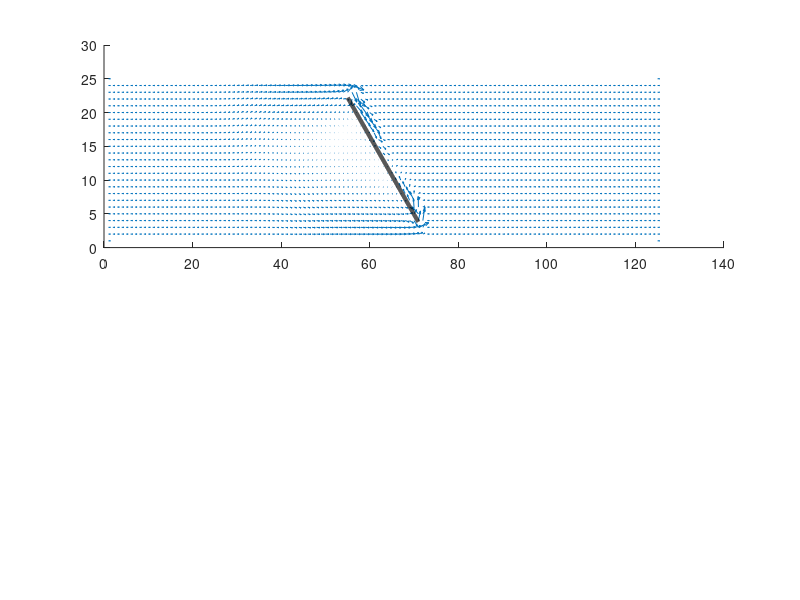

MATLAB code for this plot: (Note: this script raises an error after producing the figure.)
clear;

%set up all variables, will be inputted later
L = 1;
H = 0.2;
alpha = 50;
angle = alpha;
alpha = alpha*pi/180;
errorlim = 0.0001;
Pa = 100000;
rho = 1;

%set grid resolution x direction
deltax = 0.008;
deltay = deltax; 
Uinf = 50;

xdim = floor(L/deltax);
ydim = floor(H/deltay);

%determine location of valve
valveleft = L/2-H/2*cos(alpha);     %left most point of valve
valveright = L/2+H/2*cos(alpha);    %right most point of valve
valvelength = H*cos(alpha);         %total scalar project onto x axis

%create matrix with coordinates of valve, compatible with grid size
xvalve = linspace(valveleft,valveright,valvelength/deltax);
yvalve = H/2-tan(alpha).*(-L/2+xvalve);             %equation for line through midpoint of valve

%convert these coordinates to indices. expression ensures that no floating
%point rounding error occurs
xvalve = ceil((xdim-1).*xvalve./L + 1);
yvalve = ceil((ydim-1).*yvalve./H + 1);

%apply all boundary conditions
psimat = zeros(xdim,ydim);                          %create matrix, psi(x,0)=0
psimat(:,ydim) = Uinf * H;                          %psi(x,ymax)=U_inf*H
for j = 1:ydim
    psimat(1,j) = Uinf * H * (j-1) / (ydim-1);      %psi on right and left sides
    psimat(xdim,j) = psimat(1,j);                   %is constant gradient
    
    %for first approximation, assume psi is constant along x direction
    %i.e. if no valve was present
    for i = 1:xdim
        psimat(i,j) = psimat(1,j);
    end
      
end

%set psi equal to butterfly valve value
for ctr = 1:length(xvalve)
    psimat(xvalve(ctr),yvalve(ctr)) = Uinf * H/2;
end

errorval = 1;
ctr = 0;
while(errorval > errorlim && ctr < 50)
    newpsi = psimat;
    for i = 2:xdim-1
        for j = 2:ydim-1
            newpsi(i,j) = 1/4 * (psimat(i,j+1) + psimat(i,j-1) + psimat(i+1,j) + psimat(i+1,j));
        end
    end

    %set psi equal to butterfly valve value
    for x = 1:length(xvalve)
        newpsi(xvalve(x),yvalve(x)) = Uinf * H/2;
    end

    errormat = abs(psimat-newpsi);
    errorval = mean(errormat,'all');
    ctr = ctr+1;
    psimat = newpsi;
end

velocityx = zeros(xdim,ydim);
velocityy = zeros(xdim,ydim);

velocityx(1,:)=Uinf;
velocityx(xdim,:)=Uinf;
velocityy(1,:)=0;
velocityy(xdim,:)=0;
for i = 2:xdim-1
    for j = 2:ydim-1
        velocityx(i,j) = (1 / (2*deltax)) * (psimat(i,j+1)-psimat(i,j-1));
        velocityy(i,j) = -(1 / (2*deltay)) * (psimat(i+1,j)-psimat(i-1,j));
    end
end

velocity = sqrt(velocityx.^2 + velocityy.^2);
pressure = Pa + rho * Uinf^2/2 - rho.*velocity.^2/2;

figure();
subplot(2,1,1);
hold on;
matsize = size(velocityx);
q1 = quiver(velocityx',velocityy');
set(q1,'AutoScale','on', 'AutoScaleFactor', 2);

%modify arrays for butterfly valve to plot smoothly
xvalve = linspace(valveleft,valveright,1000);
yvalve = H/2-tan(alpha).*(-L/2+xvalve);
xvalve = (xdim-1).*xvalve./L + 1;
yvalve = (ydim-1).*yvalve./H + 1;

plot(xvalve,yvalve,'k','LineWidth',3);
yline(0,'k','LineWidth',10);
yline(matsize(2),'k','LineWidth',10);

%set title
titlestr = "Velocity Profile Through Channel with Butterfly Valve at ";
str1 = string(angle);
str2 = " degrees, length ";
str3 = string(L);
if(L==1)
    str4 = " meter, height ";
else
    str4 = " meters, height ";
end

if(H==1)
    str6 = " meter";
else
    str6 = " meters";
end
str5 = string(H);

str = strcat(titlestr,str1,str2,str3,str4,str5,str6);

%set axes size and labels
xlabel('x direction (m)')
ylabel('y direction(m)')
title(str);
xlim([-2 matsize(1)+1]);
ylim([-2 matsize(2)+1]);
xticks([0:matsize(1)/5:matsize(1)]);
yticks([0:matsize(2)/5:matsize(2)]);
xticklabels([0:L/5:L]);
yticklabels([0:H/5:H]);
axis equal

subplot(2,1,2);
hold on
[X,Y] = meshgrid(1:xdim,1:ydim);
startx = 1:2:xdim;
starty = ones(size(startx));
streamline(X,Y,velocityx',velocityy',starty,startx);
%set title
titlestr = "Streamlines of Flow Through Channel with Butterfly Valve at ";
str1 = string(angle);
str2 = " degrees, length ";
str3 = string(L);
if(L==1)
    str4 = " meter, height ";
else
    str4 = " meters, height ";
end

if(H==1)
    str6 = " meter";
else
    str6 = " meters";
end
str5 = string(H);

str = strcat(titlestr,str1,str2,str3,str4,str5,str6);

%set axes size and labels
plot(xvalve,yvalve,'k','LineWidth',3);
yline(0,'k','LineWidth',10);
yline(matsize(2),'k','LineWidth',10);
xlabel('x direction (m)')
ylabel('y direction(m)')
title(str);
xlim([-2 matsize(1)+1]);
ylim([-2 matsize(2)+1]);
xticks([0:matsize(1)/5:matsize(1)]);
yticks([0:matsize(2)/5:matsize(2)]);
xticklabels([0:L/5:L]);
yticklabels([0:H/5:H]);
axis equal

figure();
subplot(2,1,1);
hold on

contourf(velocity')
h = colorbar;
set(get(h,'label'),'string','Velocity (m/s)');
%set title
titlestr = "Velocity Profile of Flow Through Channel with Butterfly Valve at ";
str1 = string(angle);
str2 = " degrees, length ";
str3 = string(L);
if(L==1)
    str4 = " meter, height ";
else
    str4 = " meters, height ";
end

if(H==1)
    str6 = " meter";
else
    str6 = " meters";
end
str5 = string(H);

str = strcat(titlestr,str1,str2,str3,str4,str5,str6);

%set axes size and labels
plot(xvalve,yvalve,'k','LineWidth',3);
yline(0,'k','LineWidth',10);
yline(matsize(2),'k','LineWidth',10);
xlabel('x direction (m)')
ylabel('y direction(m)')
title(str);
xlim([-2 matsize(1)+1]);
ylim([-2 matsize(2)+1]);
xticks([0:matsize(1)/5:matsize(1)]);
yticks([0:matsize(2)/5:matsize(2)]);
xticklabels([0:L/5:L]);
yticklabels([0:H/5:H]);

subplot(2,1,2);
hold on
pressure = pressure./1000;
contourf(pressure')
h = colorbar;
set(get(h,'label'),'string','Pressure (KPa)');
%set title
titlestr = "Pressure Distribution of Flow Through Channel with Butterfly Valve at ";
str1 = string(angle);
str2 = " degrees, length ";
str3 = string(L);
if(L==1)
    str4 = " meter, height ";
else
    str4 = " meters, height ";
end

if(H==1)
    str6 = " meter";
else
    str6 = " meters";
end
str5 = string(H);

str = strcat(titlestr,str1,str2,str3,str4,str5,str6);

%set axes size and labels
plot(xvalve,yvalve,'k','LineWidth',3);
yline(0,'k','LineWidth',10);
yline(matsize(2),'k','LineWidth',10);
xlabel('x direction (m)')
ylabel('y direction(m)')
title(str);
xlim([-2 matsize(1)+1]);
ylim([-2 matsize(2)+1]);
xticks([0:matsize(1)/5:matsize(1)]);
yticks([0:matsize(2)/5:matsize(2)]);
xticklabels([0:L/5:L]);
yticklabels([0:H/5:H]);

